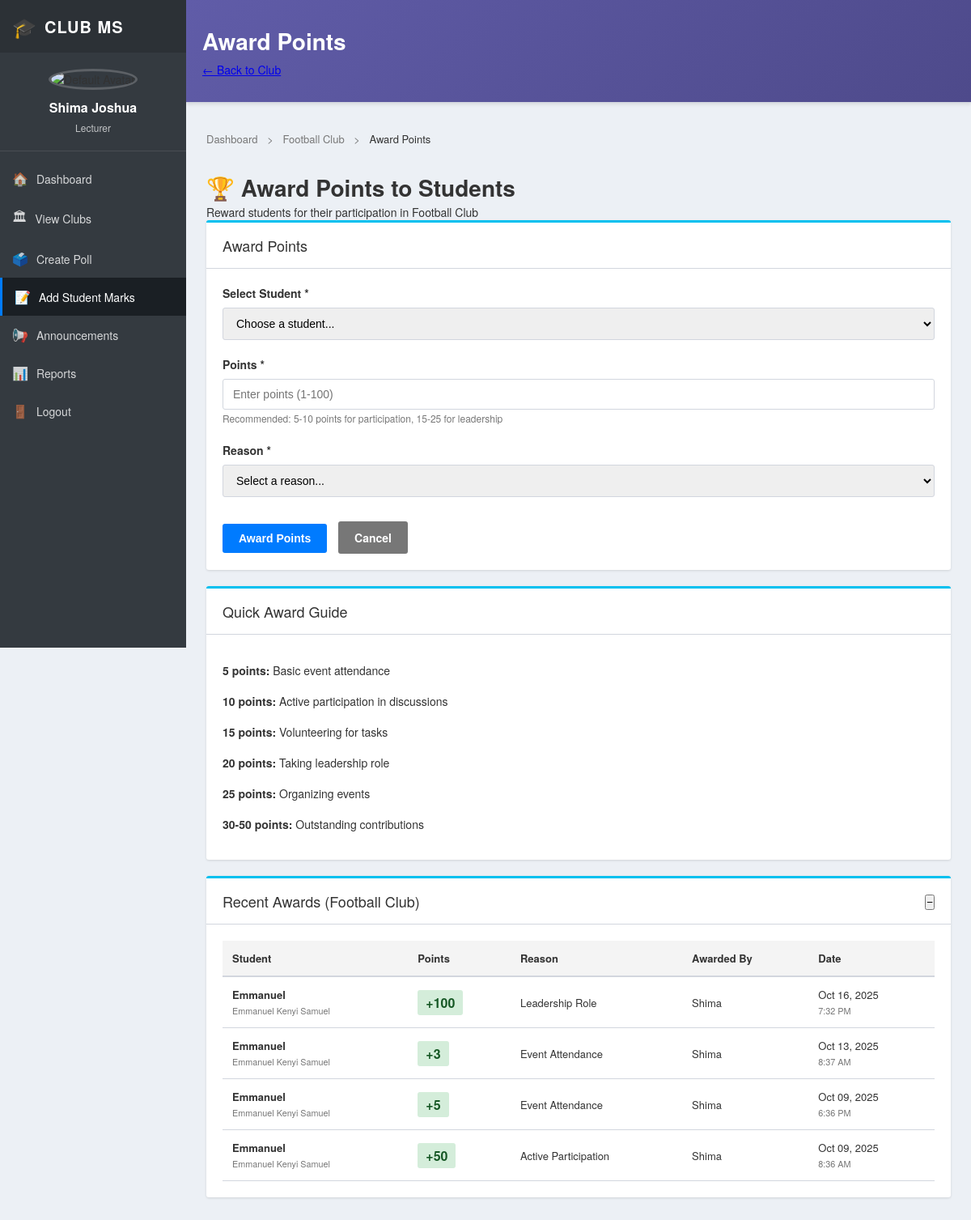
The app's page /users/award-points/1/ (signed in) with its own data.
### users/models.py (models this page shows, shortened)
class Profile(models.Model):
    ROLE_CHOICES = [
        ("student", "Student"),
        ("lecturer", "Lecturer"),
        ("admin", "Admin"),
    ]
    user = models.OneToOneField(User, on_delete=models.CASCADE)
    role = models.CharField(max_length=20, choices=ROLE_CHOICES)
    name = models.CharField(max_length=100)

class StudentPoints(models.Model):
    student = models.ForeignKey(User, on_delete=models.CASCADE, related_name='points_received')
    club = models.ForeignKey('clubs.Club', on_delete=models.CASCADE)
    points = models.IntegerField(default=0)
    reason = models.CharField(max_length=200)
    awarded_by = models.ForeignKey(User, on_delete=models.CASCADE, related_name='points_awarded')
    awarded_at = models.DateTimeField(auto_now_add=True)
    class Meta:
        verbose_name_plural = "Student Points"

### clubs/models.py (models this page shows, shortened)
class Club(models.Model):
    name = models.CharField(max_length=100)
    description = models.TextField()
    meeting_time = models.CharField(max_length=100)
    logo = models.ImageField(upload_to="club_logos/", blank=True, null=True)
    members = models.ManyToManyField(
        settings.AUTH_USER_MODEL,
        related_name="clubs",
        blank=True
    )
    created_by = models.ForeignKey(
        settings.AUTH_USER_MODEL,
        on_delete=models.CASCADE,
        related_name="created_clubs",
        null=True,
        blank=True
    )

### users/views.py (the view, shortened to what this page needs)
# urls.py: path('award-points/<int:club_id>/', views.award_points, name='award_points'),
@login_required
def award_points(request, club_id):
    if not hasattr(request.user, 'profile') or request.user.profile.role.lower() != 'lecturer':
        messages.error(request, 'Only lecturers can award points.')
        return redirect('dashboard')
    club = get_object_or_404(Club, id=club_id)
    members = club.members.all()
    recent_awards = StudentPoints.objects.filter(club=club).order_by('-awarded_at')[:10]
    return render(request, 'users/award_points.html', {'club': club, 'members': members, 'recent_awards': recent_awards})

### users/templates/users/award_points.html (shortened to what this page needs)
{% load static %}
<!DOCTYPE html>
<html lang="en">
<head>
    <link rel="stylesheet" href="{% static 'css/lecturer_dashboard.css' %}?v=1">
</head>
<body>
<div class="dashboard-wrapper">
    <aside class="sidebar">
        <div class="sidebar-header">
            <div class="logo-section">
                <span class="logo-icon">🎓</span>
                <span class="logo-text">CLUB MS</span>
            </div>
        </div>
        <div class="user-profile">
            {% if user.profile.avatar %}
                <img src="{{ user.profile.avatar.url }}" alt="{{ user.profile.name }}" class="sidebar-avatar">
            {% else %}
                <img src="{% static 'images/default-avatar.png' %}" alt="Default Avatar" class="sidebar-avatar">
            {% endif %}
            <h3>{{ user.profile.name }}</h3>
            <p class="sidebar-role">{{ user.profile.role|title }}</p>
        </div>
        <nav class="sidebar-nav">
            <ul>
                <li><a href="{% url 'lecturer_dashboard' %}"><span class="nav-icon">🏠</span> Dashboard</a></li>
                <li><a href="{% url 'club_list' %}"><span class="nav-icon">🏛</span> View Clubs</a></li>
                <li><a href="{% url 'create_poll' %}"><span class="nav-icon">🗳️</span> Create Poll</a></li>
                <li><a href="{% url 'lecturer_add_mark' %}" class="active"><span class="nav-icon">📝</span> Add Student Marks</a></li>
                <li><a href="{% url 'announcements' %}"><span class="nav-icon">📢</span> Announcements</a></li>
                <li><a href="{% url 'reports' %}"><span class="nav-icon">📊</span> Reports</a></li>
                <li>
                    <form id="logout-form" action="{% url 'logout' %}" method="post" style="display:inline;">
                        <button type="submit" class="sidebar-link-btn">
                            <span class="nav-icon">🚪</span> Logout
                        </button>
                    </form>
                </li>
            </ul>
        </nav>
    </aside>
    <main class="dashboard-main">
        <header class="top-header">
            <div class="header-left">
                <h1 class="page-title">Award Points</h1>
            </div>
            <div class="header-right">
                <a href="{% url 'club_detail' club.id %}" class="btn-back">← Back to Club</a>
            </div>
        </header>
        <div class="dashboard-content">
            <div class="breadcrumb">
                <a href="{% url 'lecturer_dashboard' %}">Dashboard</a>
                <span class="separator">></span>
                <a href="{% url 'club_detail' club.id %}">{{ club.name }}</a>
                <span class="separator">></span>
                <span class="current">Award Points</span>
            </div>
            <div class="page-header">
                <div class="header-content">
                    <h1>🏆 Award Points to Students</h1>
                    <p>Reward students for their participation in {{ club.name }}</p>
                </div>
            </div>
            <div class="content-grid-2">
                <section class="panel">
                    <div class="panel-header">
                        <h2>Award Points</h2>
                    </div>
                    <div class="panel-body">
                        <form method="post">
                            <div class="form-group">
                                <label for="student">Select Student *</label>
                                <select name="student" id="student" class="form-control" required>
                                    <option value="">Choose a student...</option>
                                </select>
                            </div>
                            <div class="form-group">
                                <label for="points">Points *</label>
                                <input type="number" name="points" id="points" class="form-control"
                                       min="1" max="100" required
                                       placeholder="Enter points (1-100)">
                                <small style="color: var(--text-muted); font-size: 12px;">
                                    Recommended: 5-10 points for participation, 15-25 for leadership
                                </small>
                            </div>
                            <div class="form-group">
                                <label for="reason">Reason *</label>
                                <select name="reason" id="reason" class="form-control" required onchange="toggleCustomReason()">
                                    <option value="">Select a reason...</option>
                                </select>
                            </div>
                            <div style="margin-top: 30px;">
                                <button type="submit" class="btn btn-primary">Award Points</button>
                                <a href="{% url 'club_detail' club.id %}" class="btn"
                                   style="background: var(--text-muted); color: white; margin-left: 10px;">Cancel</a>
                            </div>
                        </form>
                    </div>
                </section>
                <section class="panel">
                    <div class="panel-header">
                        <h2>Quick Award Guide</h2>
                    </div>
                    <div class="panel-body">
                        <div style="line-height: 2;">
                            <p style="margin: 10px 0;"><strong>5 points:</strong> Basic event attendance</p>
                            <p style="margin: 10px 0;"><strong>10 points:</strong> Active participation in discussions</p>
                            <p style="margin: 10px 0;"><strong>15 points:</strong> Volunteering for tasks</p>
                            <p style="margin: 10px 0;"><strong>20 points:</strong> Taking leadership role</p>
                            <p style="margin: 10px 0;"><strong>25 points:</strong> Organizing events</p>
                            <p style="margin: 10px 0;"><strong>30-50 points:</strong> Outstanding contributions</p>
                        </div>
                    </div>
                </section>
            </div>
            <section class="panel">
                <div class="panel-header">
                    <h2>Recent Awards ({{ club.name }})</h2>
                    <div class="panel-actions">
                        <button class="panel-toggle">−</button>
                    </div>
                </div>
                <div class="panel-body">
                    {% if recent_awards %}
                    <div class="clubs-table">
                        <table>
                            <thead>
                                <tr>
                                    <th>Student</th>
                                    <th>Points</th>
                                    <th>Reason</th>
                                    <th>Awarded By</th>
                                    <th>Date</th>
                                </tr>
                            </thead>
                            <tbody>
                                {% for award in recent_awards %}
                                <tr>
                                    <td>
                                        <strong>{{ award.student.username }}</strong><br>
                                        <small style="color: var(--text-muted);">{{ award.student.profile.name }}</small>
                                    </td>
                                    <td>
                                        <span class="badge badge-success" style="font-size: 16px;">
                                            +{{ award.points }}
                                        </span>
                                    </td>
                                    <td>{{ award.reason }}</td>
                                    <td>{{ award.awarded_by.username }}</td>
                                    <td>{{ award.awarded_at|date:"M d, Y" }}<br>
                                        <small style="color: var(--text-muted);">{{ award.awarded_at|time:"g:i A" }}</small>
                                    </td>
                                </tr>
                                {% endfor %}
                            </tbody>
                        </table>
                    </div>
                    {% else %}
                    <div class="empty-state">
                        <div class="empty-icon">🏆</div>
                        <h2>No Points Awarded Yet</h2>
                        <p>Start recognizing student participation by awarding points!</p>
                    </div>
                    {% endif %}
                </div>
            </section>
        </div>
    </main>
</div>
</body>
</html>

### static/css/lecturer_dashboard.css (style rules this page uses)
* { margin: 0; padding: 0; box-sizing: border-box; }
:root { --sidebar-bg: #343a40; --sidebar-text: #ffffff; --sidebar-active: #007bff; --main-bg: #ecf0f5; --card-blue: #00c0ef; --card-green: #00a65a; --card-yellow: #f39c12; --card-red: #dd4b39; --card-purple: #605ca8; --panel-bg: #ffffff; --text-dark: #333333; --text-muted: #777777; --border-color: #d2d6de; --hover-bg: #f4f4f4; }
body { font-family: 'Source Sans Pro', 'Helvetica Neue', Arial, sans-serif; background: var(--main-bg); color: var(--text-dark); font-size: 14px; }
.dashboard-wrapper { display: flex; min-height: 100vh; }
.sidebar { width: 230px; background: var(--sidebar-bg); position: fixed; height: 100vh; left: 0; top: 0; z-index: 100; overflow-y: auto; transition: all 0.3s; }
.sidebar-header { padding: 15px; background: #2c3136; }
.logo-section { display: flex; align-items: center; gap: 10px; color: var(--sidebar-text); }
.logo-icon { font-size: 24px; }
.logo-text { font-size: 20px; font-weight: 600; letter-spacing: 1px; }
.user-profile { padding: 20px 15px; text-align: center; border-bottom: 1px solid rgba(255, 255, 255, 0.1); }
.sidebar-avatar { width: 60px; height: 60px; border-radius: 50%; object-fit: cover; margin-bottom: 10px; border: 3px solid rgba(255, 255, 255, 0.2); }
.user-profile h3 { font-size: 16px; color: var(--sidebar-text); margin-bottom: 5px; font-weight: 600; }
.sidebar-role { font-size: 12px; color: rgba(255, 255, 255, 0.7); }
.sidebar-nav { padding: 10px 0; }
.sidebar-nav ul { list-style: none; }
.sidebar-nav li { margin: 0; }
.sidebar-nav a { display: flex; align-items: center; padding: 12px 15px; color: rgba(255, 255, 255, 0.8); text-decoration: none; transition: all 0.3s; font-size: 14px; }
.sidebar-nav a.active { background: #1a1f24; color: var(--sidebar-text); border-left: 3px solid var(--sidebar-active); }
.sidebar-link-btn { width: 100%; display: flex; align-items: center; padding: 12px 15px; color: rgba(255, 255, 255, 0.8); background: none; border: none; text-align: left; font-size: 14px; font-family: inherit; cursor: pointer; transition: all 0.3s; }
.nav-icon { margin-right: 10px; font-size: 16px; }
.dashboard-main { margin-left: 230px; flex: 1; display: flex; flex-direction: column; min-height: 100vh; }
.top-header { background: linear-gradient(135deg, var(--card-purple) 0%, #4e4a8b 100%); color: white; padding: 30px 20px; border-bottom: 1px solid var(--border-color); position: sticky; top: 0; z-index: 50; box-shadow: 0 2px 4px rgba(0,0,0,0.1); }
.top-header h1 { font-size: 28px; font-weight: 600; margin-bottom: 5px; }
.dashboard-content { padding: 25px; flex: 1; }
.btn { padding: 10px 20px; border: none; border-radius: 3px; font-size: 14px; cursor: pointer; text-decoration: none; display: inline-block; transition: all 0.3s; font-weight: 600; background: var(--card-blue); color: white; }
.btn-primary { background: var(--sidebar-active); }
.panel { background: var(--panel-bg); border-radius: 3px; box-shadow: 0 1px 3px rgba(0,0,0,0.12); border-top: 3px solid var(--card-blue); margin-bottom: 20px; }
.panel-header { padding: 15px 20px; border-bottom: 1px solid var(--border-color); display: flex; justify-content: space-between; align-items: center; }
.panel-header h2 { font-size: 18px; font-weight: 400; color: var(--text-dark); }
.panel-body { padding: 20px; }
table { width: 100%; border-collapse: collapse; }
th { background: var(--hover-bg); padding: 12px; text-align: left; font-weight: 600; font-size: 13px; color: var(--text-dark); border-bottom: 2px solid var(--border-color); }
td { padding: 12px; border-bottom: 1px solid var(--border-color); font-size: 13px; }
.badge { padding: 4px 10px; border-radius: 3px; font-size: 11px; font-weight: 600; text-transform: uppercase; }
.badge-success { background: #d4edda; color: #155724; }
.breadcrumb { font-size: 13px; color: var(--text-muted); margin-bottom: 20px; padding: 10px 0; }
.breadcrumb a { color: var(--text-muted); text-decoration: none; }
.breadcrumb .separator { margin: 0 8px; }
.breadcrumb .current { color: var(--text-dark); }
.form-group { margin-bottom: 20px; }
.form-group label { display: block; font-size: 14px; font-weight: 600; margin-bottom: 8px; color: var(--text-dark); }
.form-control { width: 100%; padding: 10px 12px; font-size: 14px; border: 1px solid var(--border-color); border-radius: 3px; transition: border-color 0.3s; }

### records on screen
Club: name "Football Club"
StudentPoints: student.username "Emmanuel", student.profile.name "Emmanuel Kenyi Samuel", points "100", reason "Leadership Role", awarded_by.username "Shima", awarded_at "Oct 16, 2025", awarded_at "7:32 PM"
StudentPoints: student.username "Emmanuel", student.profile.name "Emmanuel Kenyi Samuel", points "3", reason "Event Attendance", awarded_by.username "Shima", awarded_at "Oct 13, 2025", awarded_at "8:37 AM"
StudentPoints: student.username "Emmanuel", student.profile.name "Emmanuel Kenyi Samuel", points "5", reason "Event Attendance", awarded_by.username "Shima", awarded_at "Oct 09, 2025", awarded_at "6:36 PM"
StudentPoints: student.username "Emmanuel", student.profile.name "Emmanuel Kenyi Samuel", points "50", reason "Active Participation", awarded_by.username "Shima", awarded_at "Oct 09, 2025", awarded_at "8:36 AM"

### other values on screen
{{ user.profile.name }} "Shima Joshua"
{{ user.profile.role|title }} "Lecturer"
